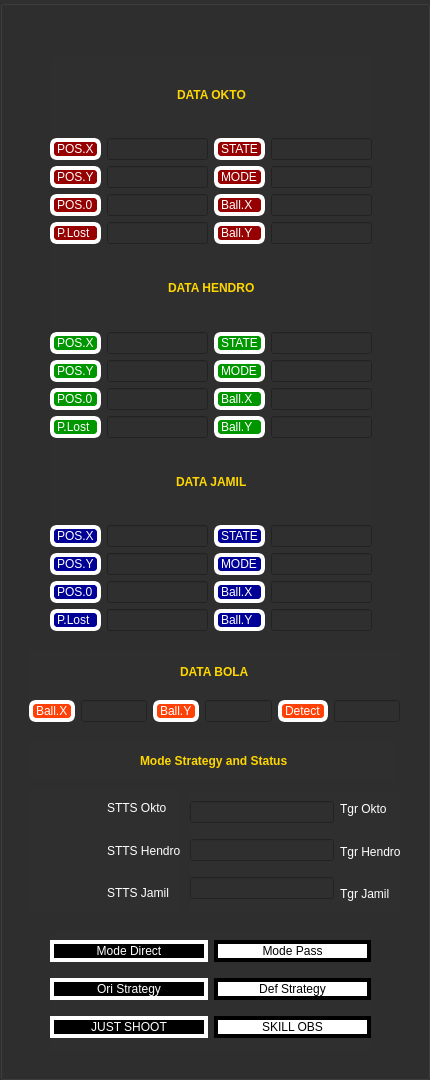
   <widget class="QGroupBox" name="gB_Data">
    <property name="geometry">
     <rect>
      <x>0</x>
      <y>0</y>
      <width>430</width>
      <height>1080</height>
     </rect>
    </property>
    <property name="styleSheet">
     <string notr="true">background-color: rgb(47, 47, 47);
color: rgb(255, 255, 255);</string>
    </property>
    <property name="title">
     <string/>
    </property>
    <widget class="QWidget" name="layoutWidget">
     <property name="geometry">
      <rect>
       <x>50</x>
       <y>930</y>
       <width>321</width>
       <height>121</height>
      </rect>
     </property>
     <layout class="QHBoxLayout" name="horizontalLayout_60">
      <item>
       <layout class="QVBoxLayout" name="verticalLayout_33">
        <item>
         <widget class="QPushButton" name="pB_Mode_Direct">
          <property name="styleSheet">
           <string notr="true">border-style: solid;
border-color: white;
border-width:4px;
background-color: rgb(0, 0, 0);</string>
          </property>
          <property name="text">
           <string>Mode Direct</string>
          </property>
         </widget>
        </item>
        <item>
         <widget class="QPushButton" name="pB_Ori_Strategy">
          <property name="styleSheet">
           <string notr="true">border-style: solid;
border-color: white;
border-width:4px;
background-color: rgb(0, 0, 0);</string>
          </property>
          <property name="text">
           <string>Ori Strategy</string>
          </property>
         </widget>
        </item>
        <item>
         <widget class="QPushButton" name="pB_JUST_SHOOT">
          <property name="styleSheet">
           <string notr="true">border-style: solid;
border-color: white;
border-width:4px;
background-color: rgb(0, 0, 0);</string>
          </property>
          <property name="text">
           <string>JUST SHOOT</string>
          </property>
         </widget>
        </item>
       </layout>
      </item>
      <item>
       <layout class="QVBoxLayout" name="verticalLayout_34">
        <item>
         <widget class="QPushButton" name="pB_Mode_Pass">
          <property name="styleSheet">
           <string notr="true">border-style: solid;
border-color: white;
border-width:4px;
background-color: rgb(255, 255, 255);
color:rgb(0, 0, 0);
border-color: rgb(0, 0, 0);</string>
          </property>
          <property name="text">
           <string>Mode Pass</string>
          </property>
         </widget>
        </item>
        <item>
         <widget class="QPushButton" name="pB_Def_Strategy">
          <property name="styleSheet">
           <string notr="true">border-style: solid;
border-color: white;
border-width:4px;
background-color: rgb(255, 255, 255);
color:rgb(0, 0, 0);
border-color: rgb(0, 0, 0);</string>
          </property>
          <property name="text">
           <string>Def Strategy</string>
          </property>
         </widget>
        </item>
        <item>
         <widget class="QPushButton" name="pB_SKILL_OBS">
          <property name="styleSheet">
           <string notr="true">border-style: solid;
border-color: white;
border-width:4px;
background-color: rgb(255, 255, 255);
color:rgb(0, 0, 0);
border-color: rgb(0, 0, 0);</string>
          </property>
          <property name="text">
           <string>SKILL OBS</string>
          </property>
         </widget>
        </item>
       </layout>
      </item>
     </layout>
    </widget>
    <widget class="QWidget" name="layoutWidget">
     <property name="geometry">
      <rect>
       <x>50</x>
       <y>57</y>
       <width>322</width>
       <height>574</height>
      </rect>
     </property>
     <layout class="QVBoxLayout" name="verticalLayout">
      <item>
       <layout class="QVBoxLayout" name="verticalLayout_41">
        <item>
         <layout class="QHBoxLayout" name="horizontalLayout_38">
          <item>
           <spacer name="horizontalSpacer_45">
            <property name="orientation">
             <enum>Qt::Horizontal</enum>
            </property>
            <property name="sizeHint" stdset="0">
             <size>
              <width>40</width>
              <height>20</height>
             </size>
            </property>
           </spacer>
          </item>
          <item>
           <widget class="QLabel" name="label_26">
            <property name="styleSheet">
             <string notr="true">font: 75 16pt &quot;Helvetica&quot;;
font-weight: 800;
color:rgb(255, 215, 0);</string>
            </property>
            <property name="text">
             <string>DATA OKTO</string>
            </property>
           </widget>
          </item>
          <item>
           <spacer name="horizontalSpacer_46">
            <property name="orientation">
             <enum>Qt::Horizontal</enum>
            </property>
            <property name="sizeHint" stdset="0">
             <size>
              <width>40</width>
              <height>20</height>
             </size>
            </property>
           </spacer>
          </item>
         </layout>
        </item>
        <item>
         <layout class="QHBoxLayout" name="horizontalLayout_39">
          <item>
           <layout class="QHBoxLayout" name="horizontalLayout_40">
            <item>
             <layout class="QVBoxLayout" name="verticalLayout_42">
              <item>
               <widget class="QLabel" name="label_27">
                <property name="styleSheet">
                 <string notr="true">border-style: solid;
border-color: white;
border-width:4px;
background-color: rgb(150, 0, 0);
border-radius: 7px;
</string>
                </property>
                <property name="text">
                 <string>POS.X</string>
                </property>
               </widget>
              </item>
              <item>
               <widget class="QLabel" name="label_48">
                <property name="styleSheet">
                 <string notr="true">border-style: solid;
border-color: white;
border-width:4px;
background-color: rgb(150, 0, 0);
border-radius: 7px;
</string>
                </property>
                <property name="text">
                 <string>POS.Y</string>
                </property>
               </widget>
              </item>
              <item>
               <widget class="QLabel" name="label_49">
                <property name="styleSheet">
                 <string notr="true">border-style: solid;
border-color: white;
border-width:4px;
background-color: rgb(150, 0, 0);
border-radius: 7px;
</string>
                </property>
                <property name="text">
                 <string>POS.0</string>
                </property>
               </widget>
              </item>
              <item>
               <widget class="QLabel" name="label_50">
                <property name="styleSheet">
                 <string notr="true">border-style: solid;
border-color: white;
border-width:4px;
background-color: rgb(150, 0, 0);
border-radius: 7px;
</string>
                </property>
                <property name="text">
                 <string>P.Lost</string>
                </property>
               </widget>
              </item>
             </layout>
            </item>
            <item>
             <layout class="QVBoxLayout" name="verticalLayout_18">
              <item>
               <widget class="QLineEdit" name="lineEdit_okto_posx"/>
              </item>
              <item>
               <widget class="QLineEdit" name="lineEdit_okto_posy"/>
              </item>
              <item>
               <widget class="QLineEdit" name="lineEdit_okto_pos0"/>
              </item>
              <item>
               <widget class="QLineEdit" name="lineEdit_lost_okto"/>
              </item>
             </layout>
            </item>
           </layout>
          </item>
          <item>
           <layout class="QHBoxLayout" name="horizontalLayout_41">
            <item>
             <layout class="QVBoxLayout" name="verticalLayout_43">
              <item>
               <widget class="QLabel" name="label_51">
                <property name="styleSheet">
                 <string notr="true">border-style: solid;
border-color: white;
border-width:4px;
background-color: rgb(150, 0, 0);
border-radius: 7px;
</string>
                </property>
                <property name="text">
                 <string>STATE</string>
                </property>
               </widget>
              </item>
              <item>
               <widget class="QLabel" name="label_52">
                <property name="styleSheet">
                 <string notr="true">border-style: solid;
border-color: white;
border-width:4px;
background-color: rgb(150, 0, 0);
border-radius: 7px;
</string>
                </property>
                <property name="text">
                 <string>MODE</string>
                </property>
               </widget>
              </item>
              <item>
               <widget class="QLabel" name="label_53">
                <property name="styleSheet">
                 <string notr="true">border-style: solid;
border-color: white;
border-width:4px;
background-color: rgb(150, 0, 0);
border-radius: 7px;
</string>
                </property>
                <property name="text">
                 <string>Ball.X</string>
                </property>
               </widget>
              </item>
              <item>
               <widget class="QLabel" name="label_54">
                <property name="styleSheet">
                 <string notr="true">border-style: solid;
border-color: white;
border-width:4px;
background-color: rgb(150, 0, 0);
border-radius: 7px;
</string>
                </property>
                <property name="text">
                 <string>Ball.Y</string>
                </property>
               </widget>
              </item>
             </layout>
            </item>
            <item>
             <layout class="QVBoxLayout" name="verticalLayout_44">
              <item>
               <widget class="QLineEdit" name="lineEdit_okto_state"/>
              </item>
              <item>
               <widget class="QLineEdit" name="lineEdit_okto_mode"/>
              </item>
              <item>
               <widget class="QLineEdit" name="lineEdit_okto_ballx"/>
              </item>
              <item>
               <widget class="QLineEdit" name="lineEdit_okto_bally"/>
              </item>
             </layout>
            </item>
           </layout>
          </item>
         </layout>
        </item>
       </layout>
      </item>
      <item>
       <layout class="QVBoxLayout" name="verticalLayout_45">
        <item>
         <layout class="QHBoxLayout" name="horizontalLayout_72">
          <item>
           <spacer name="horizontalSpacer_47">
            <property name="orientation">
             <enum>Qt::Horizontal</enum>
            </property>
            <property name="sizeHint" stdset="0">
             <size>
              <width>40</width>
              <height>20</height>
             </size>
            </property>
           </spacer>
          </item>
          <item>
           <widget class="QLabel" name="label_55">
            <property name="styleSheet">
             <string notr="true">font: 75 16pt &quot;Helvetica&quot;;
font-weight: 800;
color:rgb(255, 215, 0);</string>
            </property>
            <property name="text">
             <string>DATA HENDRO</string>
            </property>
           </widget>
          </item>
          <item>
           <spacer name="horizontalSpacer_48">
            <property name="orientation">
             <enum>Qt::Horizontal</enum>
            </property>
            <property name="sizeHint" stdset="0">
             <size>
              <width>40</width>
              <height>20</height>
             </size>
            </property>
           </spacer>
          </item>
         </layout>
        </item>
        <item>
         <layout class="QHBoxLayout" name="horizontalLayout_73">
          <item>
           <layout class="QHBoxLayout" name="horizontalLayout_74">
            <item>
             <layout class="QVBoxLayout" name="verticalLayout_46">
              <item>
               <widget class="QLabel" name="label_56">
                <property name="styleSheet">
                 <string notr="true">border-style: solid;
border-color: white;
border-width:4px;
background-color: rgb(0,150, 0);
border-radius: 7px;
</string>
                </property>
                <property name="text">
                 <string>POS.X</string>
                </property>
               </widget>
              </item>
              <item>
               <widget class="QLabel" name="label_57">
                <property name="styleSheet">
                 <string notr="true">border-style: solid;
border-color: white;
border-width:4px;
background-color: rgb(0,150, 0);
border-radius: 7px;
</string>
                </property>
                <property name="text">
                 <string>POS.Y</string>
                </property>
               </widget>
              </item>
              <item>
               <widget class="QLabel" name="label_58">
                <property name="styleSheet">
                 <string notr="true">border-style: solid;
border-color: white;
border-width:4px;
background-color: rgb(0,150, 0);
border-radius: 7px;
</string>
                </property>
                <property name="text">
                 <string>POS.0</string>
                </property>
               </widget>
              </item>
              <item>
               <widget class="QLabel" name="label_59">
                <property name="styleSheet">
                 <string notr="true">border-style: solid;
border-color: white;
border-width:4px;
background-color: rgb(0,150, 0);
border-radius: 7px;
</string>
                </property>
                <property name="text">
                 <string>P.Lost</string>
                </property>
               </widget>
              </item>
             </layout>
            </item>
            <item>
             <layout class="QVBoxLayout" name="verticalLayout_19">
              <item>
               <widget class="QLineEdit" name="lineEdit_hendro_posx"/>
              </item>
              <item>
               <widget class="QLineEdit" name="lineEdit_hendro_posy"/>
              </item>
              <item>
               <widget class="QLineEdit" name="lineEdit_hendro_pos0"/>
              </item>
              <item>
               <widget class="QLineEdit" name="lineEdit_lost_hendro"/>
              </item>
             </layout>
            </item>
           </layout>
          </item>
          <item>
           <layout class="QHBoxLayout" name="horizontalLayout_75">
            <item>
             <layout class="QVBoxLayout" name="verticalLayout_47">
              <item>
               <widget class="QLabel" name="label_60">
                <property name="styleSheet">
                 <string notr="true">border-style: solid;
border-color: white;
border-width:4px;
background-color: rgb(0,150, 0);
border-radius: 7px;
</string>
                </property>
                <property name="text">
                 <string>STATE</string>
                </property>
               </widget>
              </item>
              <item>
               <widget class="QLabel" name="label_61">
                <property name="styleSheet">
                 <string notr="true">border-style: solid;
border-color: white;
border-width:4px;
background-color: rgb(0,150, 0);
border-radius: 7px;
</string>
                </property>
                <property name="text">
                 <string>MODE</string>
                </property>
               </widget>
              </item>
              <item>
               <widget class="QLabel" name="label_62">
                <property name="styleSheet">
                 <string notr="true">border-style: solid;
border-color: white;
border-width:4px;
background-color: rgb(0,150, 0);
border-radius: 7px;
</string>
                </property>
                <property name="text">
                 <string>Ball.X</string>
                </property>
               </widget>
              </item>
              <item>
               <widget class="QLabel" name="label_63">
                <property name="styleSheet">
                 <string notr="true">border-style: solid;
border-color: white;
border-width:4px;
background-color: rgb(0,150, 0);
border-radius: 7px;
</string>
                </property>
                <property name="text">
                 <string>Ball.Y</string>
                </property>
               </widget>
              </item>
             </layout>
            </item>
            <item>
             <layout class="QVBoxLayout" name="verticalLayout_48">
              <item>
               <widget class="QLineEdit" name="lineEdit_hendro_state"/>
              </item>
              <item>
               <widget class="QLineEdit" name="lineEdit_hendro_mode"/>
              </item>
              <item>
               <widget class="QLineEdit" name="lineEdit_hendro_ballx"/>
              </item>
              <item>
               <widget class="QLineEdit" name="lineEdit_hendro_bally"/>
              </item>
             </layout>
            </item>
           </layout>
          </item>
         </layout>
        </item>
       </layout>
      </item>
      <item>
       <layout class="QVBoxLayout" name="verticalLayout_40">
        <item>
         <layout class="QHBoxLayout" name="horizontalLayout_36">
          <item>
           <spacer name="horizontalSpacer_26">
            <property name="orientation">
             <enum>Qt::Horizontal</enum>
            </property>
            <property name="sizeHint" stdset="0">
             <size>
              <width>40</width>
              <height>20</height>
             </size>
            </property>
           </spacer>
          </item>
          <item>
           <widget class="QLabel" name="label_25">
            <property name="styleSheet">
             <string notr="true">font: 75 16pt &quot;Helvetica&quot;;
font-weight: 800;
color:rgb(255, 215, 0);</string>
            </property>
            <property name="text">
             <string>DATA JAMIL</string>
            </property>
           </widget>
          </item>
          <item>
           <spacer name="horizontalSpacer_44">
            <property name="orientation">
             <enum>Qt::Horizontal</enum>
            </property>
            <property name="sizeHint" stdset="0">
             <size>
              <width>40</width>
              <height>20</height>
             </size>
            </property>
           </spacer>
          </item>
         </layout>
        </item>
        <item>
         <layout class="QHBoxLayout" name="horizontalLayout_37">
          <item>
           <layout class="QHBoxLayout" name="horizontalLayout_34">
            <item>
             <layout class="QVBoxLayout" name="verticalLayout_37">
              <item>
               <widget class="QLabel" name="label_17">
                <property name="styleSheet">
                 <string notr="true">border-style: solid;
border-color: white;
border-width:4px;
background-color: rgb(0, 0, 150);
border-radius: 7px;
</string>
                </property>
                <property name="text">
                 <string>POS.X</string>
                </property>
               </widget>
              </item>
              <item>
               <widget class="QLabel" name="label_18">
                <property name="styleSheet">
                 <string notr="true">border-style: solid;
border-color: white;
border-width:4px;
background-color: rgb(0, 0, 150);
border-radius: 7px;
</string>
                </property>
                <property name="text">
                 <string>POS.Y</string>
                </property>
               </widget>
              </item>
              <item>
               <widget class="QLabel" name="label_19">
                <property name="styleSheet">
                 <string notr="true">border-style: solid;
border-color: white;
border-width:4px;
background-color: rgb(0, 0, 150);
border-radius: 7px;
</string>
                </property>
                <property name="text">
                 <string>POS.0</string>
                </property>
               </widget>
              </item>
              <item>
               <widget class="QLabel" name="label_20">
                <property name="styleSheet">
                 <string notr="true">border-style: solid;
border-color: white;
border-width:4px;
background-color: rgb(0, 0, 150);
border-radius: 7px;
</string>
                </property>
                <property name="text">
                 <string>P.Lost</string>
                </property>
               </widget>
              </item>
             </layout>
            </item>
            <item>
             <layout class="QVBoxLayout" name="verticalLayout_17">
              <item>
               <widget class="QLineEdit" name="lineEdit_jamil_posx"/>
              </item>
              <item>
               <widget class="QLineEdit" name="lineEdit_jamil_posy"/>
              </item>
              <item>
               <widget class="QLineEdit" name="lineEdit_jamil_pos0"/>
              </item>
              <item>
               <widget class="QLineEdit" name="lineEdit_lost_jamil"/>
              </item>
             </layout>
            </item>
           </layout>
          </item>
          <item>
           <layout class="QHBoxLayout" name="horizontalLayout_35">
            <item>
             <layout class="QVBoxLayout" name="verticalLayout_38">
              <item>
               <widget class="QLabel" name="label_21">
                <property name="styleSheet">
                 <string notr="true">border-style: solid;
border-color: white;
border-width:4px;
background-color: rgb(0, 0, 150);
border-radius: 7px;
</string>
                </property>
                <property name="text">
                 <string>STATE</string>
                </property>
               </widget>
              </item>
              <item>
               <widget class="QLabel" name="label_22">
                <property name="styleSheet">
                 <string notr="true">border-style: solid;
border-color: white;
border-width:4px;
background-color: rgb(0, 0, 150);
border-radius: 7px;
</string>
                </property>
                <property name="text">
                 <string>MODE</string>
                </property>
               </widget>
              </item>
              <item>
               <widget class="QLabel" name="label_23">
                <property name="styleSheet">
                 <string notr="true">border-style: solid;
border-color: white;
border-width:4px;
background-color: rgb(0, 0, 150);
border-radius: 7px;
</string>
                </property>
                <property name="text">
                 <string>Ball.X</string>
                </property>
               </widget>
              </item>
              <item>
               <widget class="QLabel" name="label_24">
                <property name="styleSheet">
                 <string notr="true">border-style: solid;
border-color: white;
border-width:4px;
background-color: rgb(0, 0, 150);
border-radius: 7px;
</string>
                </property>
                <property name="text">
                 <string>Ball.Y</string>
                </property>
               </widget>
              </item>
             </layout>
            </item>
            <item>
             <layout class="QVBoxLayout" name="verticalLayout_39">
              <item>
               <widget class="QLineEdit" name="lineEdit_jamil_state"/>
              </item>
              <item>
               <widget class="QLineEdit" name="lineEdit_jamil_mode"/>
              </item>
              <item>
               <widget class="QLineEdit" name="lineEdit_jamil_ballx"/>
              </item>
              <item>
               <widget class="QLineEdit" name="lineEdit_jamil_bally"/>
              </item>
             </layout>
            </item>
           </layout>
          </item>
         </layout>
        </item>
       </layout>
      </item>
     </layout>
    </widget>
    <widget class="QWidget" name="layoutWidget">
     <property name="geometry">
      <rect>
       <x>29</x>
       <y>650</y>
       <width>371</width>
       <height>72</height>
      </rect>
     </property>
     <layout class="QVBoxLayout" name="verticalLayout_24">
      <item>
       <layout class="QHBoxLayout" name="horizontalLayout_24">
        <item>
         <spacer name="horizontalSpacer_8">
          <property name="orientation">
           <enum>Qt::Horizontal</enum>
          </property>
          <property name="sizeHint" stdset="0">
           <size>
            <width>40</width>
            <height>20</height>
           </size>
          </property>
         </spacer>
        </item>
        <item>
         <widget class="QLabel" name="label_4">
          <property name="styleSheet">
           <string notr="true">font: 75 16pt &quot;Helvetica&quot;;
font-weight: 800;
color:rgb(255, 215, 0);</string>
          </property>
          <property name="text">
           <string>DATA BOLA</string>
          </property>
         </widget>
        </item>
        <item>
         <spacer name="horizontalSpacer_21">
          <property name="orientation">
           <enum>Qt::Horizontal</enum>
          </property>
          <property name="sizeHint" stdset="0">
           <size>
            <width>40</width>
            <height>20</height>
           </size>
          </property>
         </spacer>
        </item>
       </layout>
      </item>
      <item>
       <layout class="QHBoxLayout" name="horizontalLayout_25">
        <item>
         <layout class="QHBoxLayout" name="horizontalLayout_23">
          <item>
           <widget class="QLabel" name="label_3">
            <property name="styleSheet">
             <string notr="true">border-style: solid;
border-color: white;
border-width:4px;
background-color: rgb(255, 65, 7);
border-radius: 7px;
</string>
            </property>
            <property name="text">
             <string>Ball.X</string>
            </property>
           </widget>
          </item>
          <item>
           <widget class="QLineEdit" name="lineEdit_PosBallX"/>
          </item>
         </layout>
        </item>
        <item>
         <layout class="QHBoxLayout" name="horizontalLayout_21">
          <item>
           <widget class="QLabel" name="label">
            <property name="styleSheet">
             <string notr="true">border-style: solid;
border-color: white;
border-width:4px;
background-color: rgb(255, 65, 7);
border-radius: 7px;
</string>
            </property>
            <property name="text">
             <string>Ball.Y</string>
            </property>
           </widget>
          </item>
          <item>
           <widget class="QLineEdit" name="lineEdit_PosBallY"/>
          </item>
         </layout>
        </item>
        <item>
         <layout class="QHBoxLayout" name="horizontalLayout_27">
          <item>
           <widget class="QLabel" name="label_2">
            <property name="styleSheet">
             <string notr="true">border-style: solid;
border-color: white;
border-width:4px;
background-color: rgb(255, 65, 7);
border-radius: 7px;
</string>
            </property>
            <property name="text">
             <string>Detect</string>
            </property>
           </widget>
          </item>
          <item>
           <widget class="QLineEdit" name="lineEdit_BallDetect"/>
          </item>
         </layout>
        </item>
       </layout>
      </item>
     </layout>
    </widget>
    <widget class="QWidget" name="layoutWidget">
     <property name="geometry">
      <rect>
       <x>30</x>
       <y>740</y>
       <width>367</width>
       <height>41</height>
      </rect>
     </property>
     <layout class="QHBoxLayout" name="horizontalLayout_22">
      <item>
       <spacer name="horizontalSpacer_32">
        <property name="orientation">
         <enum>Qt::Horizontal</enum>
        </property>
        <property name="sizeHint" stdset="0">
         <size>
          <width>40</width>
          <height>20</height>
         </size>
        </property>
       </spacer>
      </item>
      <item>
       <widget class="QLabel" name="Mode_Strategy_and_Status">
        <property name="styleSheet">
         <string notr="true">font: 75 16pt &quot;Helvetica&quot;;
font-weight: 800;
color:rgb(255, 215, 0);</string>
        </property>
        <property name="text">
         <string>Mode Strategy and Status</string>
        </property>
       </widget>
      </item>
      <item>
       <spacer name="horizontalSpacer_33">
        <property name="orientation">
         <enum>Qt::Horizontal</enum>
        </property>
        <property name="sizeHint" stdset="0">
         <size>
          <width>40</width>
          <height>20</height>
         </size>
        </property>
       </spacer>
      </item>
     </layout>
    </widget>
    <widget class="QWidget" name="layoutWidget">
     <property name="geometry">
      <rect>
       <x>190</x>
       <y>791</y>
       <width>211</width>
       <height>121</height>
      </rect>
     </property>
     <layout class="QHBoxLayout" name="horizontalLayout_26">
      <item>
       <layout class="QVBoxLayout" name="verticalLayout_30">
        <item>
         <layout class="QHBoxLayout" name="horizontalLayout_53">
          <item>
           <widget class="QLineEdit" name="lineEdit_Tgr_Okto"/>
          </item>
         </layout>
        </item>
        <item>
         <layout class="QHBoxLayout" name="horizontalLayout_54">
          <item>
           <widget class="QLineEdit" name="lineEdit_Tgr_Hendro"/>
          </item>
         </layout>
        </item>
        <item>
         <layout class="QHBoxLayout" name="horizontalLayout_55">
          <item>
           <widget class="QLineEdit" name="lineEdit_Tgr_Jamil"/>
          </item>
         </layout>
        </item>
       </layout>
      </item>
      <item>
       <layout class="QVBoxLayout" name="verticalLayout_36">
        <item>
         <widget class="QLabel" name="label_39">
          <property name="text">
           <string>Tgr Okto</string>
          </property>
         </widget>
        </item>
        <item>
         <widget class="QLabel" name="label_40">
          <property name="text">
           <string>Tgr Hendro</string>
          </property>
         </widget>
        </item>
        <item>
         <widget class="QLabel" name="label_38">
          <property name="text">
           <string>Tgr Jamil</string>
          </property>
         </widget>
        </item>
       </layout>
      </item>
     </layout>
    </widget>
    <widget class="QWidget" name="layoutWidget">
     <property name="geometry">
      <rect>
       <x>30</x>
       <y>790</y>
       <width>151</width>
       <height>121</height>
      </rect>
     </property>
     <layout class="QHBoxLayout" name="horizontalLayout_20">
      <item>
       <layout class="QVBoxLayout" name="verticalLayout_15">
        <item>
         <widget class="QLabel" name="label_stts_okto">
          <property name="sizePolicy">
           <sizepolicy hsizetype="Preferred" vsizetype="Preferred">
            <horstretch>0</horstretch>
            <verstretch>0</verstretch>
           </sizepolicy>
          </property>
          <property name="text">
           <string/>
          </property>
         </widget>
        </item>
        <item>
         <widget class="QLabel" name="label_stts_hendro">
          <property name="styleSheet">
           <string notr="true"/>
          </property>
          <property name="text">
           <string/>
          </property>
         </widget>
        </item>
        <item>
         <widget class="QLabel" name="label_stts_jamil">
          <property name="text">
           <string/>
          </property>
         </widget>
        </item>
       </layout>
      </item>
      <item>
       <layout class="QVBoxLayout" name="verticalLayout_14">
        <item>
         <widget class="QLabel" name="label_33">
          <property name="text">
           <string>STTS Okto</string>
          </property>
         </widget>
        </item>
        <item>
         <widget class="QLabel" name="label_34">
          <property name="text">
           <string>STTS Hendro</string>
          </property>
         </widget>
        </item>
        <item>
         <widget class="QLabel" name="label_32">
          <property name="text">
           <string>STTS Jamil</string>
          </property>
         </widget>
        </item>
       </layout>
      </item>
     </layout>
    </widget>
   </widget>
